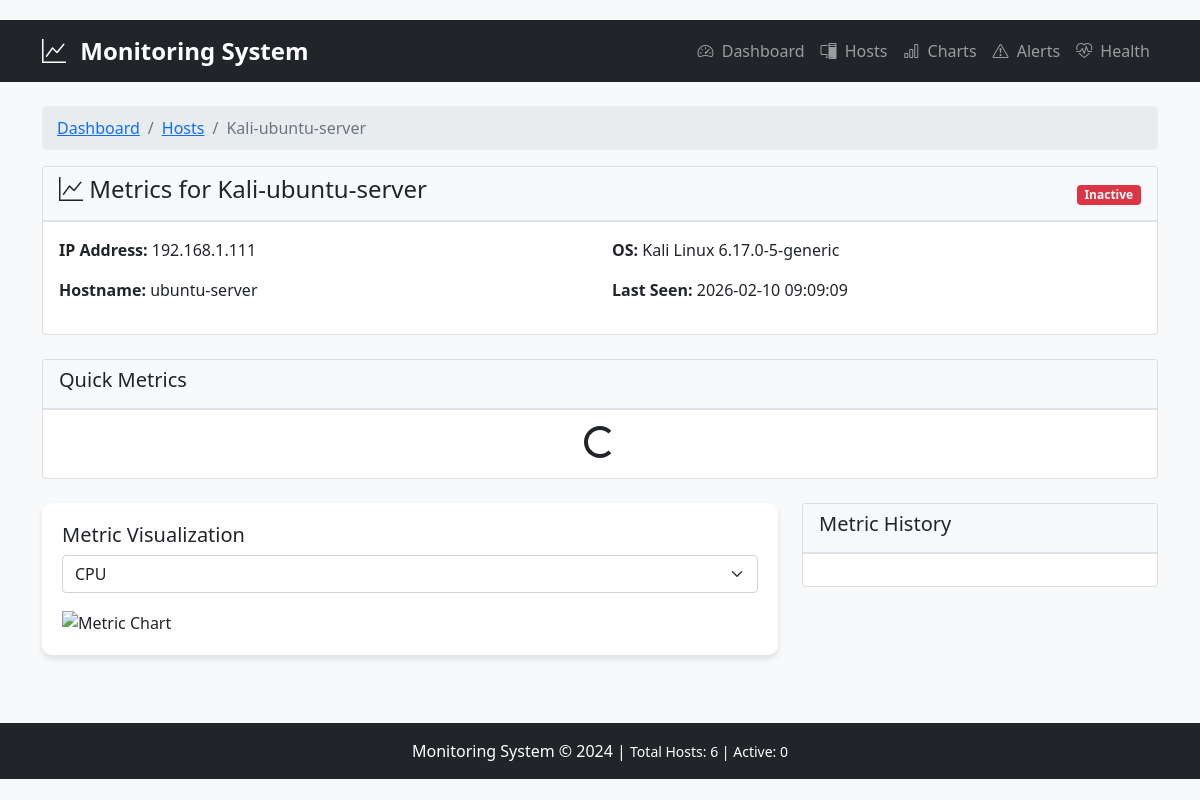
The app's page /metrics/3 with its own data.
### models.py (models this page shows, shortened)
class Host(db.Model):
    id = db.Column(db.Integer, primary_key=True)
    name = db.Column(db.String(100), nullable=False)
    ip_address = db.Column(db.String(15), nullable=False)
    hostname = db.Column(db.String(100))
    os = db.Column(db.String(50))
    is_active = db.Column(db.Boolean, default=True)
    last_seen = db.Column(db.DateTime, default=datetime.utcnow)
    created_at = db.Column(db.DateTime, default=datetime.utcnow)
    metrics = db.relationship('Metric', back_populates='host_obj', lazy=True, cascade='all, delete-orphan')

### app.py (the view)
@app.route('/metrics/<int:host_id>')
def metrics_page(host_id):
    host = Host.query.get_or_404(host_id)
    metric_types = db.session.query(Metric.metric_type).filter(
        Metric.host_id == host_id
    ).distinct().all()
    metric_types = [m[0] for m in metric_types]
    return render_template('metrics.html',
                           host=host,
                           metric_types=metric_types)

### templates/metrics.html (shortened to what this page needs)
{% extends "base.html" %}
{% block content %}
<div class="row mb-4">
    <div class="col-12">
        <nav aria-label="breadcrumb">
            <ol class="breadcrumb">
                <li class="breadcrumb-item"><a href="/">Dashboard</a></li>
                <li class="breadcrumb-item"><a href="/hosts">Hosts</a></li>
                <li class="breadcrumb-item active">{{ host.name }}</li>
            </ol>
        </nav>
        <div class="card">
            <div class="card-header d-flex justify-content-between align-items-center">
                <h4><i class="bi bi-graph-up"></i> Metrics for {{ host.name }}</h4>
                <div>
                    <span class="badge {% if host.is_active %}bg-success{% else %}bg-danger{% endif %}">
                        {% if host.is_active %}Active{% else %}Inactive{% endif %}
                    </span>
                </div>
            </div>
            <div class="card-body">
                <div class="row">
                    <div class="col-md-6">
                        <p><strong>IP Address:</strong> {{ host.ip_address }}</p>
                        <p><strong>Hostname:</strong> {{ host.hostname or 'N/A' }}</p>
                    </div>
                    <div class="col-md-6">
                        <p><strong>OS:</strong> {{ host.os or 'Unknown' }}</p>
                        <p><strong>Last Seen:</strong> {{ host.last_seen.strftime('%Y-%m-%d %H:%M:%S') }}</p>
                    </div>
                </div>
            </div>
        </div>
    </div>
</div>
<div class="row mb-4">
    <div class="col-12">
        <div class="card">
            <div class="card-header">
                <h5>Quick Metrics</h5>
            </div>
            <div class="card-body">
                <div class="row" id="quickMetrics">
                    <div class="col text-center">
                        <div class="spinner-border" role="status">
                        </div>
                    </div>
                </div>
            </div>
        </div>
    </div>
</div>
<div class="row">
    <div class="col-md-8">
        <div class="chart-container">
            <h5>Metric Visualization</h5>
            <div class="mb-3">
                <select id="metricType" class="form-select">
                    {% for type in metric_types %}
                    <option value="{{ type }}">{{ type|upper }}</option>
                    {% endfor %}
                </select>
            </div>
            <div>
                <img id="metricChart" src="" class="img-fluid" alt="Metric Chart">
            </div>
        </div>
    </div>
    <div class="col-md-4">
        <div class="card">
            <div class="card-header">
                <h5>Metric History</h5>
            </div>
            <div class="card-body">
            </div>
        </div>
    </div>
</div>
{% endblock %}

### templates/base.html (style rules this page uses)
body { padding-top: 20px; background-color: #f8f9fa; font-family: 'Segoe UI', Tahoma, Geneva, Verdana, sans-serif; }
.chart-container { background: white; border-radius: 10px; padding: 20px; margin-bottom: 20px; box-shadow: 0 4px 6px rgba(0,0,0,0.1); }
.breadcrumb { background-color: #e9ecef; border-radius: 5px; padding: 10px 15px; }
.card-header { background-color: #f8f9fa; border-bottom: 2px solid #dee2e6; font-weight: 600; }

### records on screen
Host: name "Kali-ubuntu-server", ip_address "192.168.1.111", hostname "ubuntu-server", os "Kali Linux 6.17.0-5-generic", last_seen "2026-02-10 09:09:09"

### other values on screen
form field value "CPU"
